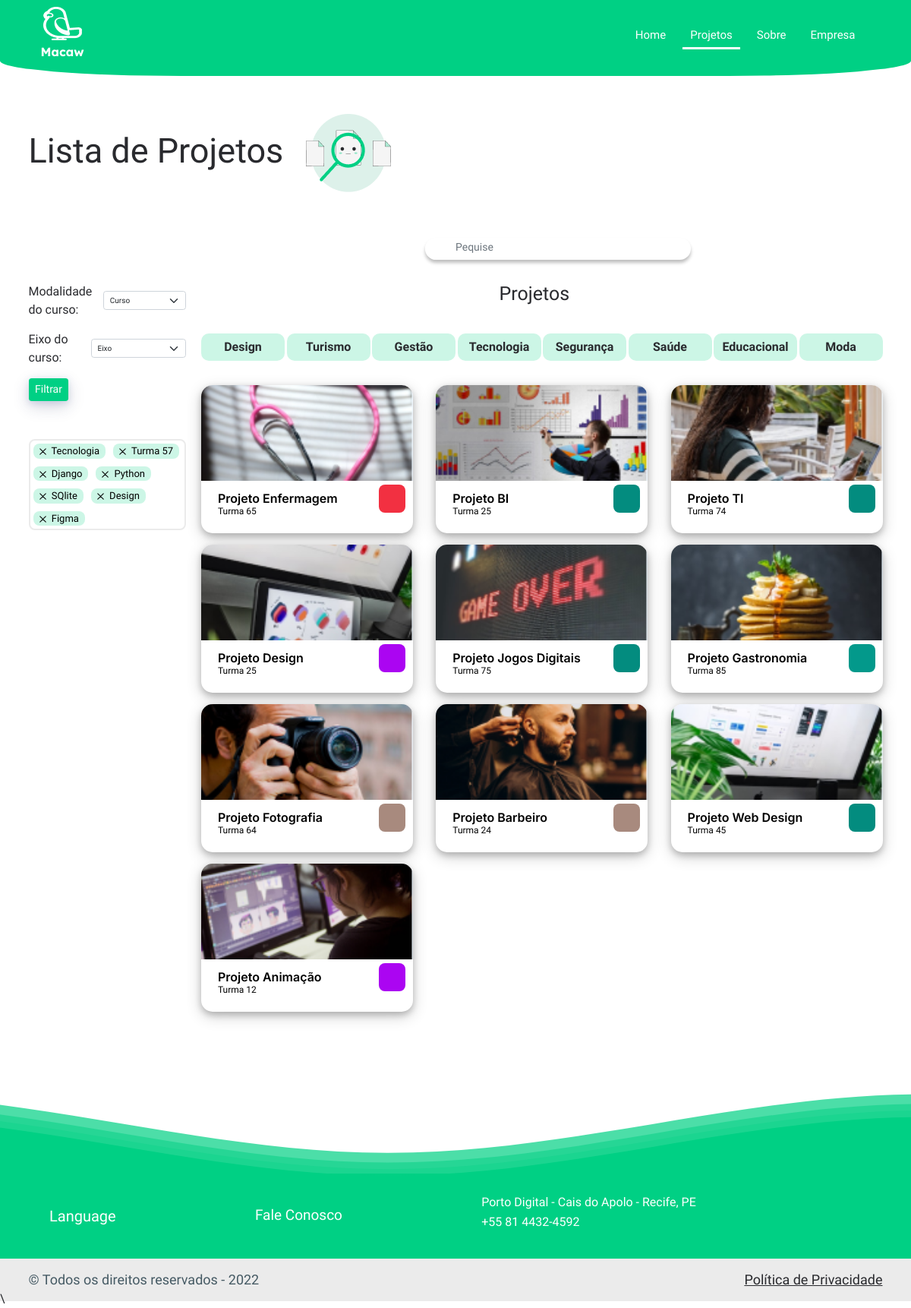
/projetos, run on an earlier commit of the app's database.
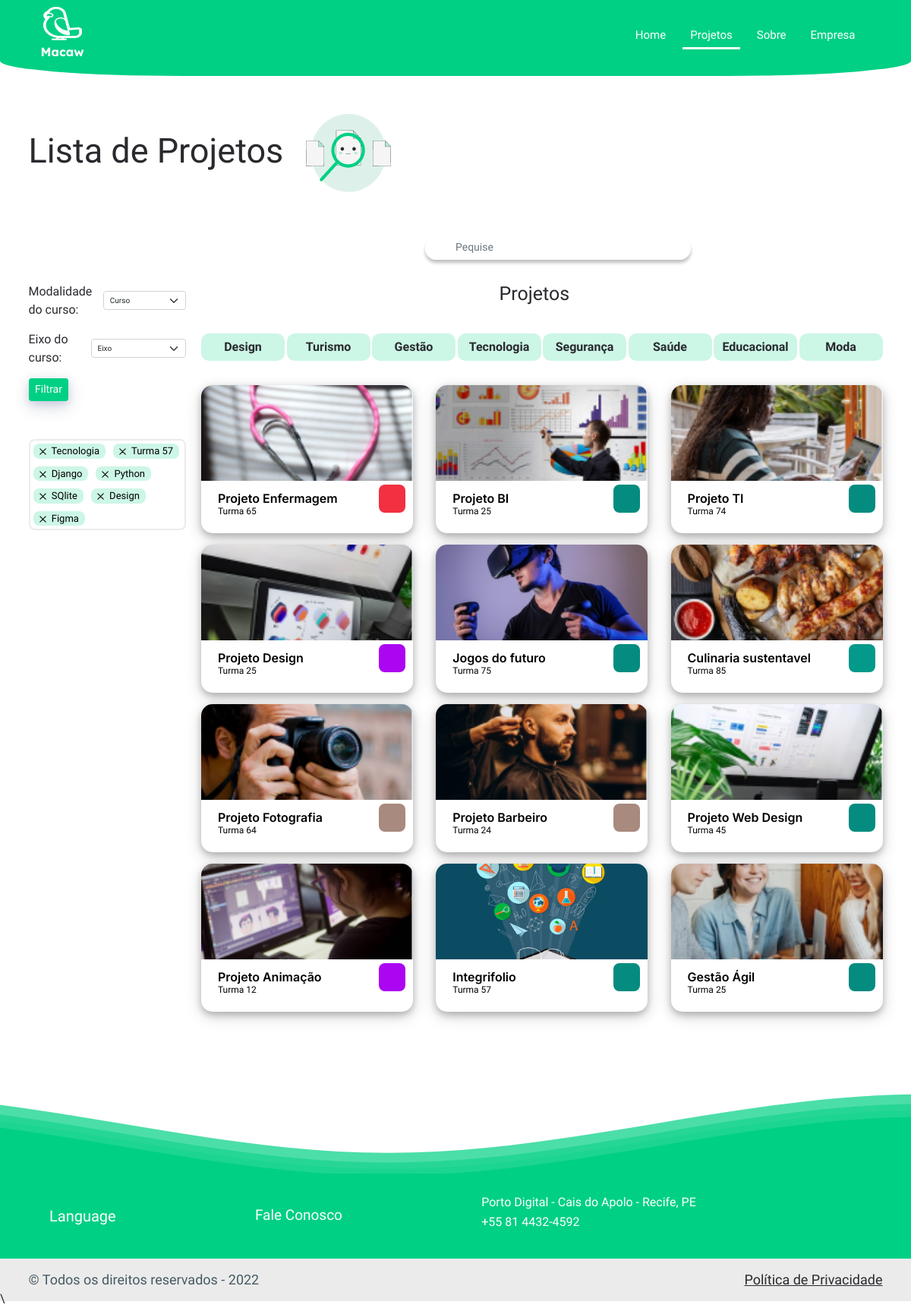
And on a later commit of the database.
### integrifolio/models.py (models this page shows, shortened)
class PROJETO(models.Model):
    id_turma = models.ForeignKey(TURMA, on_delete=models.CASCADE)
    nome_projeto = models.CharField('Nome do projeto', max_length=50, unique=True)
    data_inicio = models.DateField('Data de inicio')
    data_entrega = models.DateField('Data de entrega')
    observacao = models.TextField('Observação', max_length=500)
    texto = models.FileField('Texto')
    slide = models.FileField('Slide')
    video = models.FileField('Video')
    foto = models.ImageField('Foto')
    foto_capa = models.ImageField('Foto de capa')
    descricao = models.TextField('Descrição')
    eixo = models.ForeignKey(EIXO, on_delete=models.CASCADE, related_name='Projeto')
    DESTAQUE_CHOICE=(
        ("F", "Falso"),
        ("v", "Verdeiro"),
    )
    destaque = models.CharField(max_length=2, choices=DESTAQUE_CHOICE)

class TURMA(models.Model):
    id_turma = models.AutoField(primary_key=True)
    nome_turma = models.CharField('Nome da turma',max_length=255)
    numero_turma = models.IntegerField('Numero da turma')
    curso = models.ForeignKey(CURSO, on_delete=models.CASCADE)
    data_inicio = models.DateField('Data de Inicio')
    data_termino = models.DateField('Data de termino')
    nome_professor = models.CharField('Nome do Professor', max_length=255, )
    registro_alunos = models.CharField('Alunos', max_length=500)

class EIXO(models.Model):
    id = models.AutoField(primary_key=True)
    nome = models.CharField(max_length=50, unique=True, null=False)
    color = models.CharField(max_length=20)
    icons = models.CharField(max_length=50)

### integrifolio/views.py (the view)
# urls.py: path('projetos', views.projetos , name='Projetos')
def projetos(request):
    query = request.GET.get('buscar')
    query_curso = request.GET.get('tipy_curso')
    query_eixo = request.GET.get('eixo')
    if query:
        projetos = PROJETO.objects.filter(nome_projeto__icontains=query)
    if query_eixo and query_curso and query_eixo != 'Eixo':
        projetos = PROJETO.objects.filter(eixo=query_eixo, id_turma__curso__tipo_curso=query_curso)
    elif query_eixo and query_eixo != 'Eixo':
        projetos = PROJETO.objects.filter(eixo=query_eixo)
    elif query_curso:
        projetos = PROJETO.objects.filter(id_turma__curso__tipo_curso=query_curso)
    elif not query:
        projetos = PROJETO.objects.all()
    eixos = EIXO.objects.all()
    cursos = TipoCurso.objects.all()
    return render(request, 'projetos.html', {'projetos': projetos, 'eixos':eixos, 'cursos':cursos})

### templates/projetos.html (shortened to what the changed rows need)
{% extends 'base.html' %}
{% load static %}
{% block stylesheet %}
<link rel="stylesheet" href="{% static 'css/projetos.css'%}">
{% endblock stylesheet %}
{% block conteudo %}
<main>
    <div class="container d-flex align-items-center gap-5 div-title">
        <h1 class="title-projetos">Lista de Projetos</h1>
    </div>
    <div class="mt-5 d-flex align-items-start container">
        <div class="secao-projeto d-flex flex-column align-items-center gap-5">
            <div class="card-sobre text-center w-75">
                <h1>Projetos</h1>
            </div>
            <div class="div-cards-projetos row justify-content-center justify-content-lg-between gap-4 gap-xxl-5">
                {% for projeto in projetos %}
                    <a class="card-projetos col-md-4 mb-md-0" href="{% url 'Detalhes' id=projeto.id %}">
                        <div class="cp-bg-img" style="background-image: url({{projeto.foto_capa.url}});"></div>
                        <div class="d-flex justify-content-between align-items-center mt-2 mx-3">
                            <div class="cp-text">
                                <h2>{{ projeto.nome_projeto }}</h2>
                                <span>Turma {{ projeto.id_turma.numero_turma }}</span>
                            </div>
                            <div class="div-icon-eixo" style="background-color: {{ projeto.eixo.color }};">
                            </div>
                        </div>
                    </a>
                {% endfor %}
            </div>
        </div>
    </div>
</main>
{% endblock conteudo %}

What changed in the data, as far as the page shows it:
changed PROJETO: foto_capa: a different picture; nome_projeto "Projeto Jogos Digitais" → "Jogos do futuro"
changed PROJETO: foto_capa: a different picture; nome_projeto "Projeto Gastronomia" → "Culinaria sustentavel"
added PROJETO: foto_capa (picture), nome_projeto "Integrifolio", id_turma.numero_turma "57"
added PROJETO: foto_capa (picture), nome_projeto "Gestão Ágil", id_turma.numero_turma "25"
